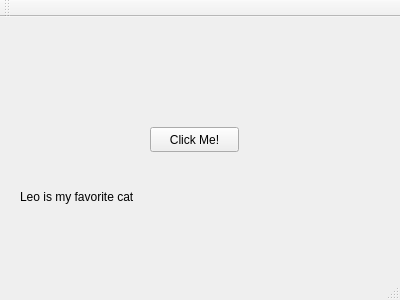
<?xml version="1.0" encoding="UTF-8"?>
<ui version="4.0">
 <class>MyWindow</class>
 <widget class="QMainWindow" name="MyWindow">
  <property name="geometry">
   <rect>
    <x>0</x>
    <y>0</y>
    <width>400</width>
    <height>300</height>
   </rect>
  </property>
  <property name="windowTitle">
   <string>MyWindow</string>
  </property>
  <widget class="QWidget" name="centralWidget">
   <widget class="QPushButton" name="pushButtonClose">
    <property name="geometry">
     <rect>
      <x>150</x>
      <y>110</y>
      <width>89</width>
      <height>25</height>
     </rect>
    </property>
    <property name="text">
     <string>Click Me!</string>
    </property>
   </widget>
   <widget class="QLabel" name="label">
    <property name="geometry">
     <rect>
      <x>20</x>
      <y>170</y>
      <width>351</width>
      <height>20</height>
     </rect>
    </property>
    <property name="text">
     <string>Leo is my favorite cat</string>
    </property>
   </widget>
  </widget>
  <widget class="QMenuBar" name="menuBar">
   <property name="geometry">
    <rect>
     <x>0</x>
     <y>0</y>
     <width>400</width>
     <height>22</height>
    </rect>
   </property>
  </widget>
  <widget class="QToolBar" name="mainToolBar">
   <attribute name="toolBarArea">
    <enum>TopToolBarArea</enum>
   </attribute>
   <attribute name="toolBarBreak">
    <bool>false</bool>
   </attribute>
  </widget>
  <widget class="QStatusBar" name="statusBar"/>
 </widget>
 <layoutdefault spacing="6" margin="11"/>
 <resources/>
 <connections/>
</ui>
